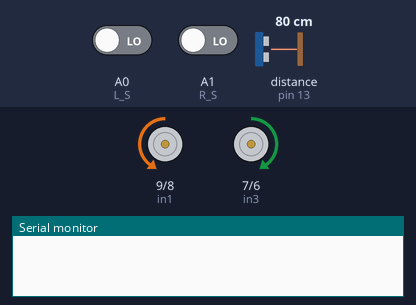
A sketch run on a simulated Arduino Uno, built with avr-gcc and run on an emulated ATmega328P. Parts: motor-driver pin pairs drawn as motors (green arrow = first pin HIGH = forward, orange = second pin HIGH = backward, longer = more drive, scaled by the enable pin), the last lines printed to the serial monitor. Wiring (inferred from the names in the program): ultrasonic range finder: trigger pin 12; echo pin 13. Inputs (shaded band) come from the test bench; at power-on: distance to the obstacle (sensor on pin 13) 80 cm, A0 (L_S) LOW, A1 (R_S) LOW. The echo pulse lasts 58.3 µs per cm.

Above: at 1.2 s.
1.3 s: distance to the obstacle (sensor on pin 13) set to 22 cm
2.8 s: distance to the obstacle (sensor on pin 13) set to 18 cm
At 2.87 s:
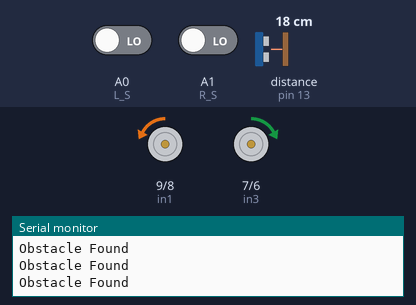
5.8 s: A0 (L_S) driven HIGH
At 6.03 s:
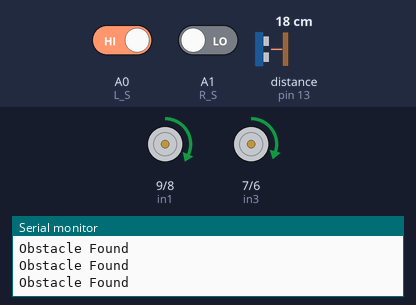
8.8 s: A1 (R_S) driven HIGH
At 8.91 s:
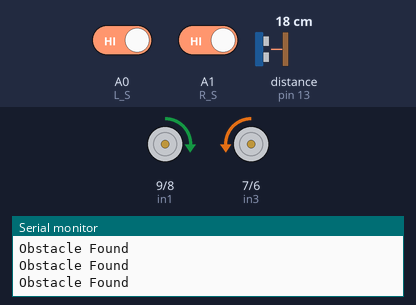
11.8 s: A0 (L_S) driven LOW
At 12.07 s:
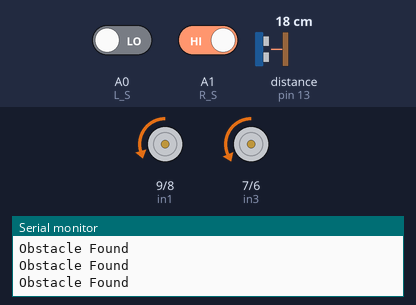
14.8 s: distance to the obstacle (sensor on pin 13) set to 35 cm
Timing chart, 0 to 17.3 s (numbered marks = the images above; inputs shaded):
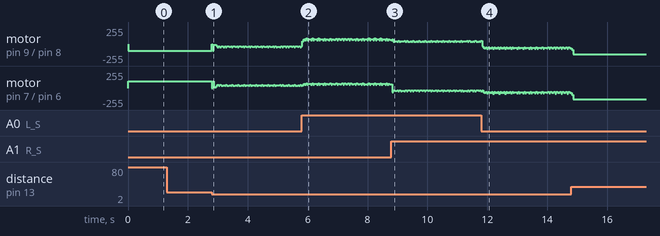

Measured:
- the behaviour switches between 21 and 20 cm on distance to the obstacle (sensor on pin 13) (found by bisection; images 0 and 1)
- after the input at 1.3 s, every drawn part: stays the same

The sketch:

Voltage_divider.ino
```cpp
#define enA 10
#define in1 9
#define in2 8
#define in3 7
#define in4 6
#define enB 5

#define L_S A0
#define R_S A1
#define trigPin 12
#define echoPin 13

float distanceFromObject = 5000;

int baseSpeed = 100;
int turnSpeed = 70;

void setup() {
  Serial.begin(9600);

  pinMode(L_S, INPUT);
  pinMode(R_S, INPUT);

  pinMode(enA, OUTPUT);
  pinMode(enB, OUTPUT);
  pinMode(in1, OUTPUT);
  pinMode(in2, OUTPUT);
  pinMode(in3, OUTPUT);
  pinMode(in4, OUTPUT);

  pinMode(trigPin, OUTPUT);
  pinMode(echoPin, INPUT);

  analogWrite(enA, 255);
  analogWrite(enB, 255);
}

void activateTriggerPin() {
  digitalWrite(trigPin, LOW);
  delayMicroseconds(2);
  digitalWrite(trigPin, HIGH);
  delayMicroseconds(10);
  digitalWrite(trigPin, LOW);
}

float measureDistance() {
  activateTriggerPin();
  long travelTime = pulseIn(echoPin, HIGH, 30000);
  return travelTime * 0.034 / 2;  // Distance in cm
}

void motorAForward(int speed) {
  analogWrite(enA, speed);
  digitalWrite(in1, HIGH);
  digitalWrite(in2, LOW);
}

void motorBForward(int speed) {
  analogWrite(enB, speed);
  digitalWrite(in3, LOW);
  digitalWrite(in4, HIGH);
}

void motorABackward(int speed) {
  analogWrite(enA, speed);
  digitalWrite(in1, LOW);
  digitalWrite(in2, HIGH);
}

void motorBBackward(int speed) {
  analogWrite(enB, speed);
  digitalWrite(in3, HIGH);
  digitalWrite(in4, LOW);
}

void forward(int speed) {
  motorAForward(speed);
  motorBForward(speed);
}

void backward(int speed) {
  motorABackward(speed);
  motorBBackward(speed);
}

void stopMotors() {
  analogWrite(enA, 0);
  analogWrite(enB, 0);
}

void turn180() {
  motorABackward(baseSpeed);
  motorBForward(baseSpeed);
  delay(1000);
  stopMotors();
}

void decelerate() {
  for (int i = baseSpeed; i > 0; i -= 30) {
    forward(i);
    delay(100);
  }
}

void avoidObject() {
  distanceFromObject = measureDistance();
  if (distanceFromObject <= 20.0) {
    Serial.println("Obstacle Found");
    stopMotors();
    delay(10);
  }
}

void loop() {
  int leftIR = digitalRead(L_S);
  int rightIR = digitalRead(R_S);

  avoidObject();

  if (leftIR == HIGH && rightIR == HIGH) {
    forward(baseSpeed);  // on black line
  } else if (leftIR == LOW && rightIR == HIGH) {
    motorABackward(150);
    motorBForward(baseSpeed + turnSpeed);
  } else if (leftIR == HIGH && rightIR == LOW) {
    motorAForward(baseSpeed + turnSpeed);
    motorBBackward(150);
  } else {
    backward(baseSpeed);
  }
}
```
